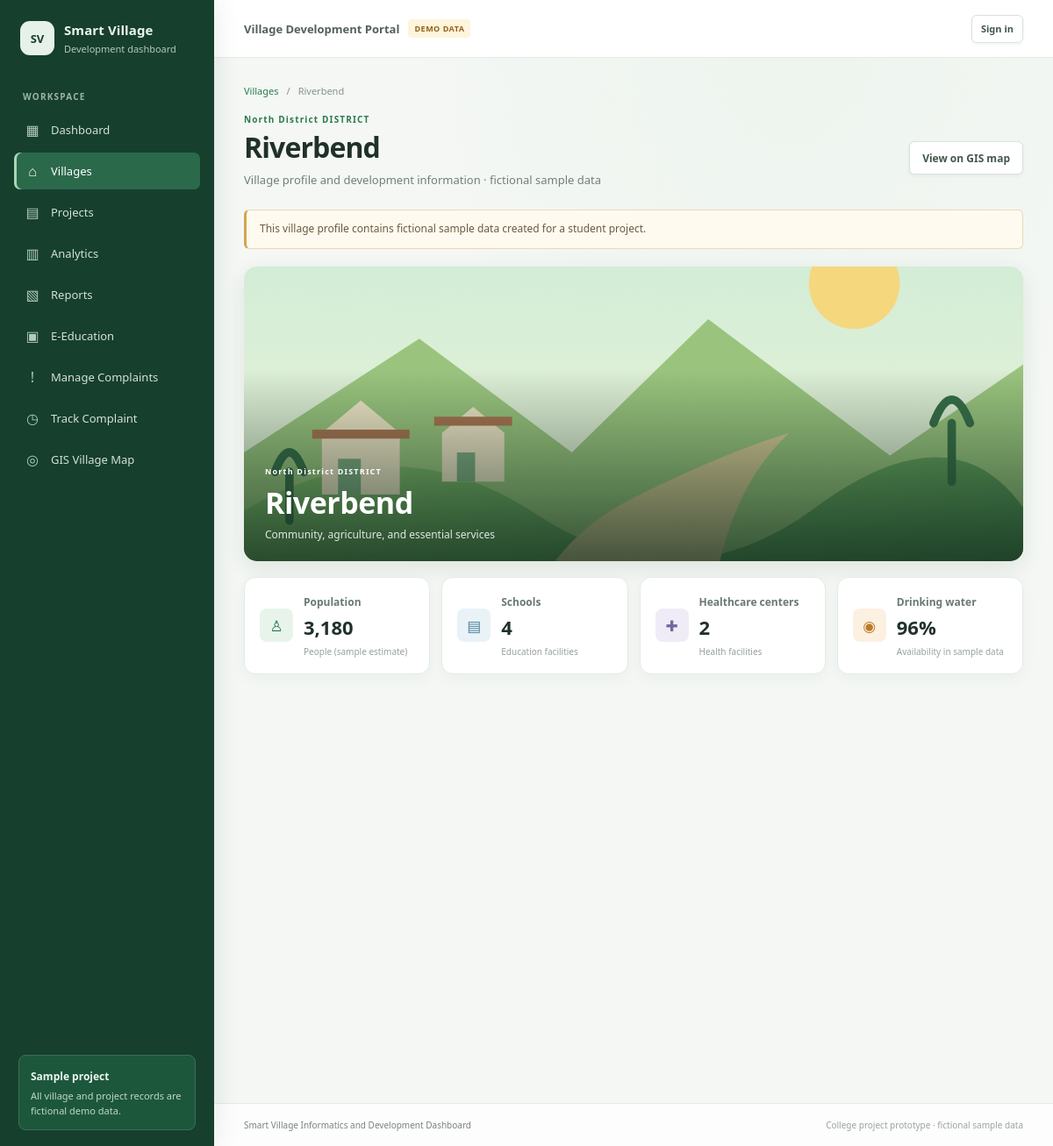
The app's page /villages/2 with its own data.
### tables this page shows
CREATE TABLE villages (
            id INTEGER PRIMARY KEY AUTOINCREMENT,
            name TEXT NOT NULL UNIQUE,
            district TEXT NOT NULL,
            population INTEGER NOT NULL CHECK (population >= 0),
            schools INTEGER NOT NULL CHECK (schools >= 0),
            healthcare_centers INTEGER NOT NULL CHECK (healthcare_centers >= 0),
            road_status TEXT NOT NULL,
            water_availability INTEGER NOT NULL CHECK (water_availability BETWEEN 0 AND 100),
            agriculture TEXT NOT NULL
        , latitude REAL CHECK (latitude IS NULL OR latitude BETWEEN -90 AND 90), longitude REAL CHECK (longitude IS NULL OR longitude BETWEEN -180 AND 180), coordinates_verified INTEGER NOT NULL DEFAULT 0 CHECK (coordinates_verified IN (0, 1)));

### app.py (the view)
@app.route("/villages/<int:village_id>")
def village_details(village_id):
    db = get_db()
    village = db.execute("SELECT * FROM villages WHERE id = ?", (village_id,)).fetchone()
    if village is None:
        abort(404)
    projects = db.execute(
        "SELECT * FROM projects WHERE village_id = ? ORDER BY start_date DESC",
        (village_id,),
    ).fetchall()
    facilities = db.execute(
        "SELECT * FROM facilities WHERE village_id = ? ORDER BY facility_type, facility_name",
        (village_id,),
    ).fetchall()
    return render_template(
        "village_details.html", village=village, projects=projects, facilities=facilities
    )

### app.py (called while the page is built, shortened)
def get_db():
    if "db" not in g:
        g.db = sqlite3.connect(app.config["DATABASE"])
        g.db.row_factory = sqlite3.Row
        g.db.execute("PRAGMA foreign_keys = ON")
    return g.db

@app.before_request
def protect_post_requests():
    user_id = session.get("user_id")
    g.current_user = None
    session.setdefault("_csrf_token", secrets.token_urlsafe(32))
    if request.method in ("POST", "PUT", "PATCH", "DELETE"):
        submitted_token = request.form.get("_csrf_token", "") or request.headers.get(
            "X-CSRF-Token", ""
        )
        if not compare_digest(session["_csrf_token"], submitted_token):
            abort(400, description="The form security token is missing or invalid. Please reload and try again.")

@app.context_processor
def inject_template_helpers():
    return {
        "csrf_token": lambda: session.get("_csrf_token", ""),
        "current_user": getattr(g, "current_user", None),
    }

### templates/village_details.html (shortened to what this page needs)
{% extends "base.html" %}
{% block content %}
<div class="breadcrumbs"><a href="{{ url_for('villages') }}">Villages</a><span>/</span>{{ village.name }}</div>
<div class="page-heading"><div><p class="eyebrow">{{ village.district }} DISTRICT</p><h1>{{ village.name }}</h1><p class="muted">Village profile and development information · fictional sample data</p></div><div class="button-row"><a class="button button-outline" href="{{ url_for('gis_map', village=village.id) }}">View on GIS map</a></div></div>
<div class="notice">This village profile contains fictional sample data created for a student project.</div>
<section class="village-detail-hero reveal">
  <img src="https://images.unsplash.com/photo-1500382017468-9049fed747ef?auto=format&amp;fit=crop&amp;w=1500&amp;q=82" data-fallback="{{ url_for('static', filename='images/village-fallback.svg') }}" alt="Green fields and open countryside representing the rural landscape of {{ village.name }}" width="1500" height="560">
  <div class="detail-hero-caption"><span>{{ village.district }} DISTRICT</span><h2>{{ village.name }}</h2><p>Community, agriculture, and essential services</p></div>
</section>
<section class="detail-grid reveal">
  <article class="detail-card"><span class="detail-symbol icon-green">♙</span><div><span class="stat-label">Population</span><strong>{{ "{:,}".format(village.population) }}</strong><small>People (sample estimate)</small></div></article>
  <article class="detail-card"><span class="detail-symbol icon-blue">▤</span><div><span class="stat-label">Schools</span><strong>{{ village.schools }}</strong><small>Education facilities</small></div></article>
  <article class="detail-card"><span class="detail-symbol icon-purple">✚</span><div><span class="stat-label">Healthcare centers</span><strong>{{ village.healthcare_centers }}</strong><small>Health facilities</small></div></article>
  <article class="detail-card"><span class="detail-symbol icon-orange">◉</span><div><span class="stat-label">Drinking water</span><strong>{{ village.water_availability }}%</strong><small>Availability in sample data</small></div></article>
</section>
{% endblock %}

### static/css/style.css (style rules this page uses)
:root { --green-900: #174b35; --green-800: #206344; --green-700: #28764f; --green-100: #e9f3ec; --ink: #20312a; --muted: #718078; --line: #e5ebe7; --surface: #fff; --background: #f5f7f5; --red: #b84238; font-family: "Segoe UI", Arial, sans-serif; color: var(--ink); background: var(--background); font-synthesis: none; }
* { box-sizing: border-box; }
body { margin: 0; min-width: 320px; background: var(--background); font-size: 14px; }
a { color: inherit; text-decoration: none; }
button, a, input, select { -webkit-tap-highlight-color: transparent; }
.page-heading { display: flex; align-items: center; justify-content: space-between; gap: 20px; margin-bottom: 22px; }
.page-heading h1, .login-intro h1 { margin: 3px 0 7px; font-size: clamp(25px, 3vw, 32px); letter-spacing: -.75px; }
.eyebrow { margin: 0; color: var(--green-700); font-size: 10px; font-weight: 800; letter-spacing: 1.15px; }
.muted { color: var(--muted); }
.page-heading .muted { margin: 0; font-size: 13px; }
.notice { margin-bottom: 20px; padding: 12px 15px; border: 1px solid #e8d9b6; border-left: 3px solid #d3a64d; border-radius: 6px; background: #fffaf0; color: #6c5b3d; font-size: 12px; line-height: 1.55; }
.stat-label { color: #697970; font-size: 12px; font-weight: 600; }
.stat-icon, .detail-symbol { display: grid; width: 30px; height: 30px; place-items: center; margin-bottom: 8px; border-radius: 8px; font-size: 15px; font-weight: 700; }
.icon-green { background: #e8f4eb; color: #28764f; }
.icon-blue { background: #e9f2f7; color: #4b829d; }
.icon-purple { background: #f0ecf7; color: #78659b; }
.icon-orange { background: #fcf0e1; color: #be7a29; }
.button { display: inline-flex; min-height: 38px; align-items: center; justify-content: center; gap: 6px; padding: 0 14px; border: 1px solid transparent; border-radius: 6px; cursor: pointer; font-size: 12px; font-weight: 650; transition: background .15s ease, border .15s ease; }
.button-outline { border-color: #d8e1dc; background: #fff; color: #42574a; }
.breadcrumbs { display: flex; gap: 9px; margin-bottom: 18px; color: #87938c; font-size: 11px; }
.breadcrumbs a { color: var(--green-700); }
.detail-grid { display: grid; grid-template-columns: repeat(4, minmax(0,1fr)); gap: 13px; margin-bottom: 18px; }
.detail-card { display: flex; gap: 12px; align-items: center; padding: 17px; border: 1px solid var(--line); border-radius: 8px; background: #fff; }
.detail-symbol { width: 38px; height: 38px; flex: 0 0 38px; margin: 0; font-size: 17px; }
.detail-card strong { display: block; margin: 5px 0 2px; font-size: 22px; }
.detail-card small { color: #96a19a; font-size: 10px; }
.button-row { display: flex; flex-wrap: wrap; gap: 8px; margin-top: 17px; }
:root { --green-900: #163f2e; --green-800: #205c3e; --green-700: #2b7950; --green-100: #eaf4ec; --ink: #20312a; --muted: #718078; --line: #e4ebe5; --surface: #fff; --background: #f4f7f4; scroll-behavior: smooth; }
body { background: radial-gradient(ellipse at 75% 0%, rgba(221, 238, 224, .32), transparent 33%), var(--background); }
.page-heading { margin-bottom: 25px; }
.page-heading h1, .login-intro h1 { font-weight: 720; letter-spacing: -.9px; }
.stat-card, .detail-card, .panel { border-radius: 13px; box-shadow: 0 5px 18px rgba(27, 66, 43, .045); }
.village-detail-hero { position: relative; height: clamp(210px, 28vw, 340px); margin-bottom: 18px; overflow: hidden; border-radius: 15px; background: #dfeade; box-shadow: 0 8px 24px rgba(27,66,43,.1); }
.village-detail-hero::after { position: absolute; inset: 35% 0 0; background: linear-gradient(transparent, rgba(14, 39, 26, .72)); content: ""; }
.village-detail-hero img { display: block; width: 100%; height: 100%; object-fit: cover; }
.detail-hero-caption { position: absolute; z-index: 1; right: 24px; bottom: 22px; left: 24px; color: #fff; }
.detail-hero-caption span { font-size: 9px; font-weight: 800; letter-spacing: 1.2px; }
.detail-hero-caption h2 { margin: 5px 0; font-size: clamp(23px, 3vw, 34px); letter-spacing: -.5px; }
.detail-hero-caption p { margin: 0; color: rgba(255,255,255,.86); font-size: 12px; }
.button { position: relative; overflow: hidden; box-shadow: 0 2px 4px rgba(28, 74, 46, .06); transition: background .2s ease, border-color .2s ease, color .2s ease, transform .15s ease, box-shadow .2s ease; }
.is-visible { animation: fade-up .5s ease both; animation-delay: var(--reveal-delay, 0ms); }

### records on screen
villages: name "Riverbend", district "North District", population "3,180", schools "4", healthcare_centers "2", water_availability "96"
